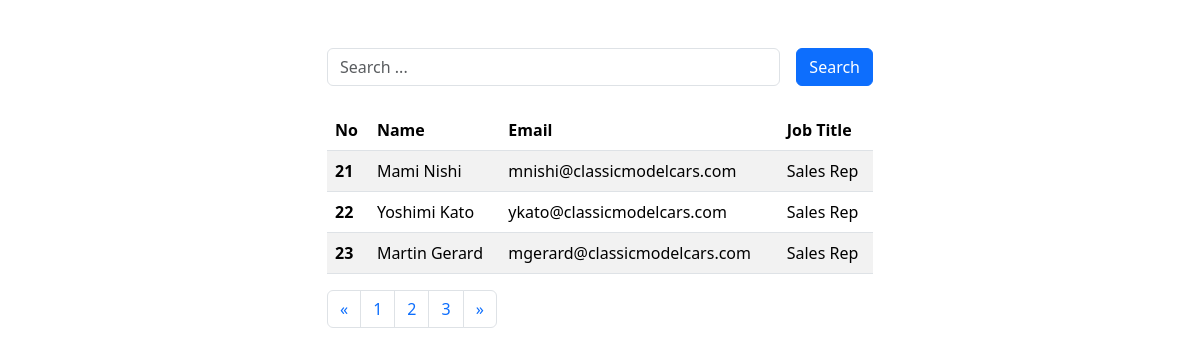
/?page=3, run on the app's committed database.
### tables this page shows
CREATE TABLE `employees` (
  `employeeNumber` int(11) NOT NULL,
  `lastName` varchar(50) NOT NULL,
  `firstName` varchar(50) NOT NULL,
  `extension` varchar(10) NOT NULL,
  `email` varchar(100) NOT NULL,
  `officeCode` varchar(10) NOT NULL,
  `reportsTo` int(11) DEFAULT NULL,
  `jobTitle` varchar(50) NOT NULL
);

### index.php (the view, shortened to what this page needs)
<?php
  include 'config.php';
  $getEmployees = "SELECT CONCAT(firstName, ' ', lastName) AS name, email, jobTitle FROM employees";
  $employees = mysqli_query($config, $getEmployees);
  $total_data = mysqli_num_rows($employees);
  $limit = 10;
  $total_page = ceil($total_data / $limit);
  $page = isset($_GET['page']) ? (int)$_GET['page'] : 1;
  $start = ($page > 1) ? ($page * $limit) - $limit : 0;
  if (isset($_GET['query'])) {
    $query = $_GET['query'];
    $getEmployees = "SELECT CONCAT(firstName, ' ', lastName) AS name, email, jobTitle FROM employees WHERE firstName LIKE '%$query%' OR lastName LIKE '%$query%' OR email LIKE '%$query%' OR jobTitle LIKE '%$query%' LIMIT $start, $limit";
    $employees = mysqli_query($config, $getEmployees);
    $total_data = mysqli_num_rows($employees);
  } else {
    $getEmployees = "SELECT CONCAT(firstName, ' ', lastName) AS name, email, jobTitle FROM employees LIMIT $start, $limit";
    $employees = mysqli_query($config, $getEmployees);
  }
  $no = ($page > 1) ? ($page * $limit) - $limit + 1 : 1;
?>
<!doctype html>
<html lang="en">
<head>
  <link href="https://cdn.jsdelivr.net/npm/bootstrap@5.3.2/dist/css/bootstrap.min.css" rel="stylesheet"
>
</head>
<body>
  <div class="container">
    <div class="row">
      <div class="col-6 mx-auto my-5">
        <form action="" class="d-flex align-items-center justify-content-center">
          <input type="text" class="form-control mb-4" name="query" placeholder="Search ...">
          <input type="submit" class="btn btn-primary mb-4 ms-3" value="Search">
        </form>
        <table class="table table-striped">
          <thead>
            <tr>
              <th scope="col">No</th>
              <th scope="col">Name</th>
              <th scope="col">Email</th>
              <th scope="col">Job Title</th>
            </tr>
          </thead>
          <tbody>
            <?php foreach($employees as $employee) { ?>
            <tr>
              <th scope="row"><?php echo $no++ ?></th>
              <td><?php echo $employee['name'] ?></td>
              <td><?php echo $employee['email'] ?></td>
              <td><?php echo $employee['jobTitle'] ?></td>
            </tr>
            <?php } ?>
          </tbody>
        </table>
        <nav aria-label="Page navigation example">
          <ul class="pagination">
            <li class="page-item">
              <a class="page-link" href="#" aria-label="Previous">
                <span aria-hidden="true">&laquo;</span>
              </a>
            </li>
            <?php for($i = 1; $i <= $total_page; $i++) { ?>
            <li class="page-item"><a class="page-link" href="?page=<?= $i ?>"><?= $i ?></a></li>
            <?php } ?>
            <li class="page-item">
              <a class="page-link" href="#" aria-label="Next">
                <span aria-hidden="true">&raquo;</span>
              </a>
            </li>
          </ul>
        </nav>
      </div>
    </div>
  </div>
</body>
</html>

### data on the page
employees: name "Mami Nishi", email "mnishi@classicmodelcars.com", jobTitle "Sales Rep"
employees: name "Yoshimi Kato", email "ykato@classicmodelcars.com", jobTitle "Sales Rep"
employees: name "Martin Gerard", email "mgerard@classicmodelcars.com", jobTitle "Sales Rep"
